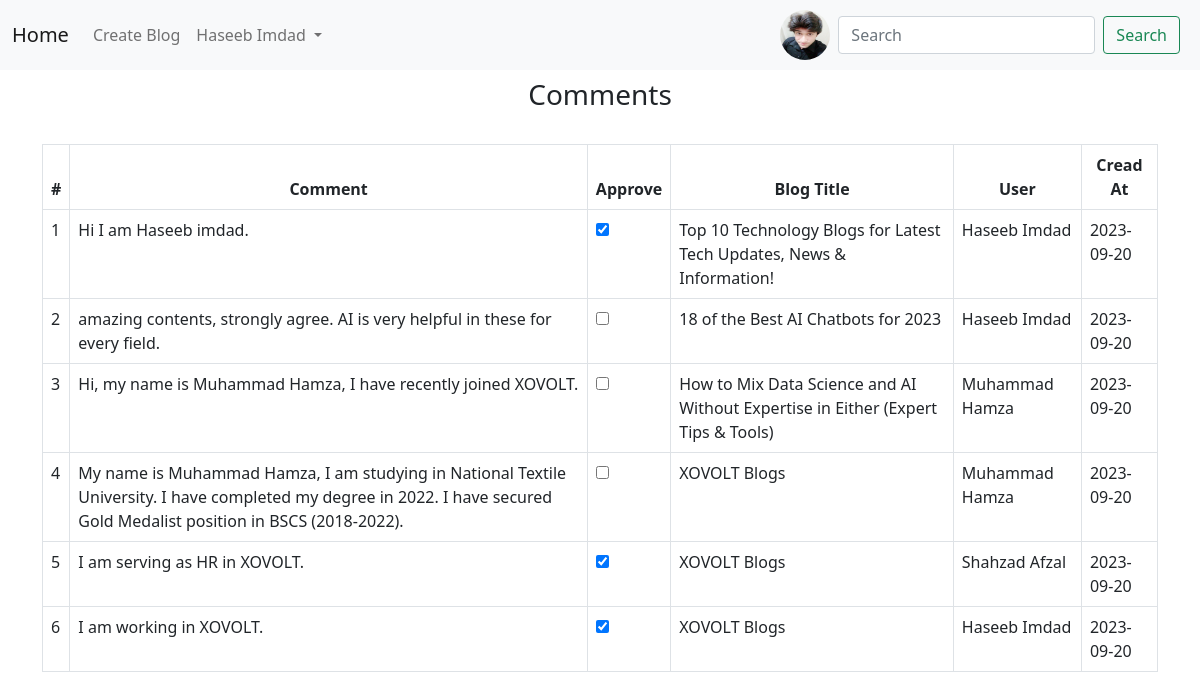
Screenshot of /comment-section (signed in) with the database file from the repository.
### blogApp/models.py (models this page shows, shortened)
class MyUser(models.Model):
    name            =models.CharField(max_length=200)
    email           =models.EmailField(max_length=200)
    userImage       =models.ImageField(upload_to='upload/users/')
    password        =models.CharField(max_length=200)
    createdat       =models.DateTimeField(db_column='createdAt', blank=True, null=True, auto_now_add=True)
    updatedat       =models.DateTimeField(db_column='updatedAt', blank=True, null=True, auto_now=True)
    class Meta:
        verbose_name_plural = "Users"

class Comments(models.Model):
    blogID = models.ForeignKey(Blogs, on_delete=models.CASCADE)
    userID = models.ForeignKey(MyUser, on_delete=models.CASCADE)
    comment = models.TextField()
    approved = models.BooleanField(default=False)
    createdat = models.DateTimeField(
        db_column='createdAt', blank=True, null=True, auto_now_add=True)
    updatedat = models.DateTimeField(
        db_column='updatedAt', blank=True, null=True, auto_now=True)
    class Meta:
        verbose_name_plural = "Comments"

class Blogs(models.Model):
    title = models.CharField(max_length=200)
    description =tinymce_models.HTMLField()
    headerImage   =models.ImageField(upload_to='upload/blogs/',null=True, default=None)
    createdat = models.DateTimeField(
        db_column='createdAt', blank=True, null=True, auto_now_add=True)
    updatedat = models.DateTimeField(
        db_column='updatedAt', blank=True, null=True, auto_now=True)
    class Meta:
        verbose_name_plural = "Blogs"

### blogApp/views.py (the view)
# urls.py: path('comment-section', views.CommentSection, name="CommentSection"),
@api_login_required
def CommentSection(request):
    if request.method == "GET":
        comments=Comments.objects.all().order_by("-id")
        if user := checkUserInSession(request):
            context = {"comments": comments, "user": user}
            return render(request, "comments.html", context)

### blogApp/views.py (called while the page is built)
def checkUserInSession(request):
    if user_id := request.session.get("user_id"):
        if admin := request.session.get("admin"):
            return User.objects.get(id=user_id)
        return MyUser.objects.get(id=user_id)
    else:
        return False

### templates/comments.html (shortened to what this page needs)
{% extends "base.html"%}
{% block content %}
    {% if comments %}
        <h3 class="text-center mt-2">Comments</h3>
        <div class="table-responsive">
            <table class="table table-bordered table-hover mt-4">
                <thead>
                    <tr class="text-center">
                    <th scope="col">#</th>
                    <th scope="col">Comment</th>
                    <th scope="col">Approve</th>
                    <th scope="col">Blog Title</th>
                    <th scope="col">User</th>
                    <th scope="col">Cread At</th>
                    </tr>
                </thead>
                <tbody>
                    {% for comment in comments %}
                        <tr>
                            <td>{{ forloop.counter }}</td>
                            <td>{{comment.comment}}</td>
                            {% if comment.approved %}
                                <td> <input type="checkbox" checked="checked" onchange="handleCheckboxChange(this, '{{ comment.id }}')"></td>
                            {% else %}
                                <td>  <input type="checkbox" onchange="handleCheckboxChange(this, '{{ comment.id }}')"></td>
                            {% endif %}
                            <td>{{comment.blogID.title}}</td>
                            <td>{{comment.userID.name}}</td>
                            <td>{{ comment.updatedat|date:'Y-m-d' }}</td>
                        </tr>
                    {% endfor %}
                </tbody>
            </table>
        </div>
    {% endif %}
{% endblock %}

### templates/base.html (shortened to what this page needs)
{% load static %}
<!doctype html>
<html lang="en">
  <head>
    <link href="https://cdn.jsdelivr.net/npm/bootstrap@5.0.2/dist/css/bootstrap.min.css" rel="stylesheet">
    <link rel="stylesheet" type="text/css" href="{% static 'css/home.css' %}">
  </head>
  <body>
    <nav class="navbar navbar-expand-lg navbar-light bg-light">
  <div class="container-fluid">
    {% if request.session.user_id %}
    <a class="navbar-brand" href="/home">Home</a>
    {% else %}
    <a class="navbar-brand" href="#">Home</a>
    {% endif %}
    <div class="collapse navbar-collapse" id="navbarSupportedContent">
      <ul class="navbar-nav me-auto mb-2 mb-lg-0">
        {% if request.session.user_id %}
        <li class="nav-item">
            <a class="nav-link" aria-current="page" href="/blogs">Create Blog</a>
        </li>
        <li class="nav-item dropdown">
          <a class="nav-link dropdown-toggle" href="#" id="navbarDropdown" role="button" data-bs-toggle="dropdown" aria-expanded="false">
            {% if user.name %}
            {{user.name}}
            {% else %}
            {{user.first_name}}
            {% endif %}
          </a>
        </li>
        {% endif%}
      </ul>
      {% if request.session.user_id %}
        {% if user.userImage %}
          <img src="{{ user.userImage.url }}" alt="User" style="border-radius: 50%;" width="50" height="50">
        {% endif %}
      {% endif %}
      <form class="d-flex p-2">
        <input class="form-control me-2" type="search" placeholder="Search" aria-label="Search">
        <button class="btn btn-outline-success" type="button">Search</button>
      </form>
    </div>
  </div>
</nav>
    <div class="container">
        {% block content %}
        {% endblock %}
    </div>
  </body>
</html>

### static/css/home.css (style rules this page uses)
a { text-decoration: none; }

### rows the page displays
MyUser: name "Haseeb Imdad", userImage (picture)
Comments: comment "Hi I am Haseeb imdad.", blogID "Top 10 Technology Blogs for Latest Tech Updates, News & Information!", userID.name "Haseeb Imdad", updatedat "2023-09-20"
Comments: comment "amazing contents, strongly agree. AI is very helpful in these for every field.", blogID "18 of the Best AI Chatbots for 2023", userID.name "Haseeb Imdad", updatedat "2023-09-20"
Comments: comment "Hi, my name is Muhammad Hamza, I have recently joined XOVOLT.", blogID "How to Mix Data Science and AI Without Expertise in Either (Expert Tips & Tools)", userID.name "Muhammad Hamza", updatedat "2023-09-20"
Comments: comment "My name is Muhammad Hamza, I am studying in National Textile University. I have completed my degree in 2022. I have secured Gold Medalist position in BSCS (2018-2022).", blogID "XOVOLT Blogs", userID.name "Muhammad Hamza", updatedat "2023-09-20"
Comments: comment "I am serving as HR in XOVOLT.", blogID "XOVOLT Blogs", userID.name "Shahzad Afzal", updatedat "2023-09-20"
Comments: comment "I am working in XOVOLT.", blogID "XOVOLT Blogs", userID.name "Haseeb Imdad", updatedat "2023-09-20"
